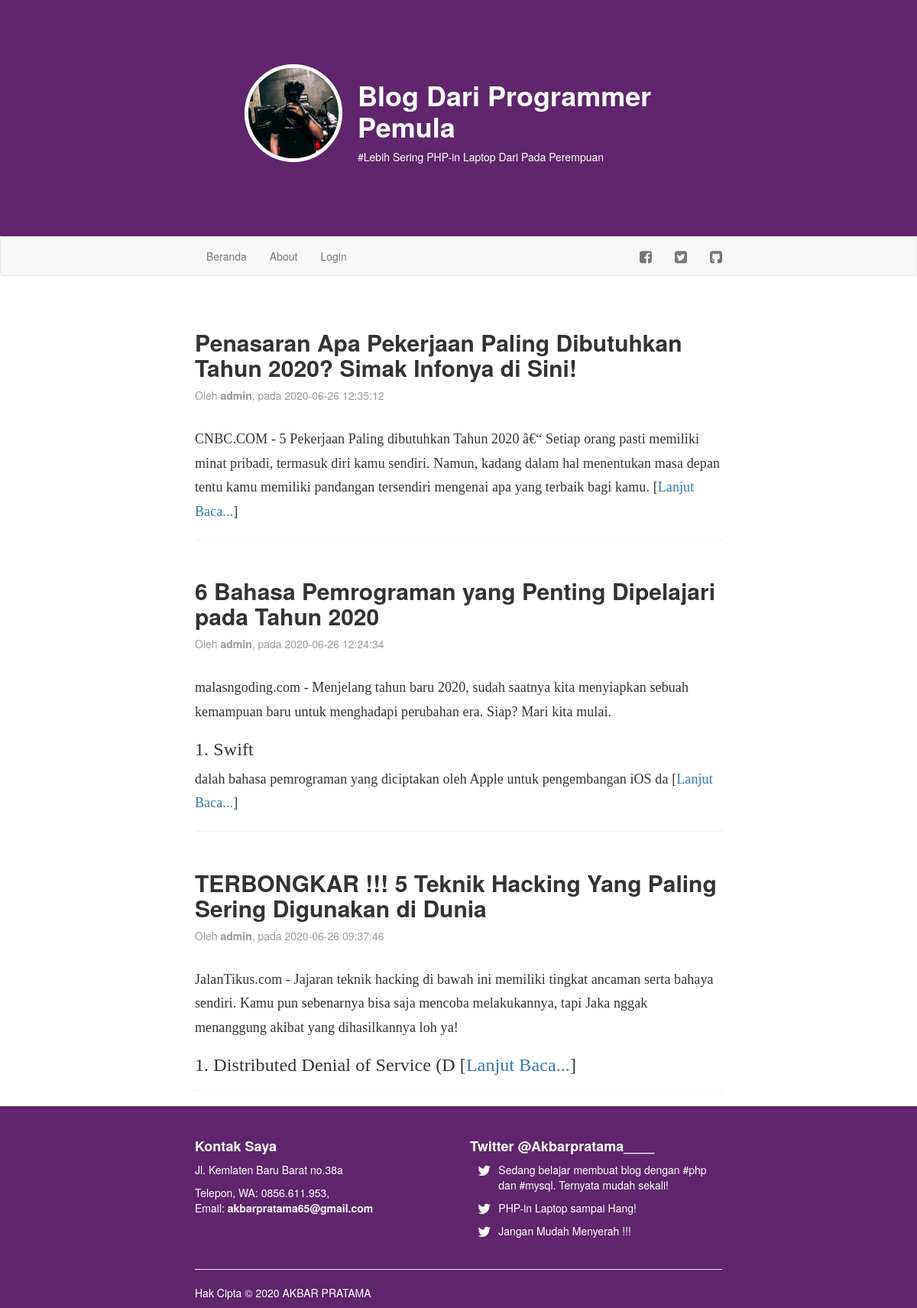
The page / on the database its author committed.
### tables this page shows
CREATE TABLE `artikel` (
  `id` int(11) NOT NULL,
  `judul` varchar(255) NOT NULL,
  `isi` text NOT NULL,
  `tanggal` timestamp NOT NULL DEFAULT CURRENT_TIMESTAMP,
  `penulis` varchar(128) NOT NULL
);

### index.php (the view, shortened to what this page needs)
<?php include("konektor.php"); ?>
<!DOCTYPE html>
<html>
    <head>
        <link rel="stylesheet" href="bootstrap/css/bootstrap.css" />
        <link rel="stylesheet" href="bootstrap/css/style.css" />
        <link rel="stylesheet" href="font-awesome/css/font-awesome.css" />
    </head>
    <body>
        <header>
            <?php include("header.php"); ?>
        </header>
        <nav class="navbar navbar-default"><?php include("menu.php"); ?></nav>
        <article>
            <div class="container wrap">
                <div class="row">
                    <div class="col-md-12">
                        <?php
                            $query = mysqli_query($koneksi, "SELECT * FROM artikel ORDER BY tanggal DESC");
                            while($artikel = mysqli_fetch_array($query)){
                                echo "<div class='artikel-kop'>";
                                echo "<h2><b>".$artikel['judul']."</b></h2>";
                                echo "<p class='artikel-tanggal'>Oleh <b>".$artikel['penulis']."</b>, pada ".$artikel['tanggal']."</p>";
                                echo "</div>";
                                echo "<div class='artikel-isi'>";
                                echo substr($artikel['isi'], 0, 255);
                                echo " [<a href='artikel.php?id=".$artikel['id']."' />Lanjut Baca...</a>]";
                                echo "</div><hr/>";
                            }
                        ?>
                    </div>
                </div>
            </div>
        </article>
        <footer>
            <?php include("footer.php"); ?>
        </footer>
    </body>
</html>

### header.php
<div class="container wrap">
    <div class="row">
        <div class="col-md-12">
            <div class="profil">
                <img src="img/f.jpg" />
                <div class="deskripsi">
                    <h1><b>Blog Dari Programmer Pemula</b></h1>
                    <p>#Lebih Sering PHP-in Laptop Dari Pada Perempuan</p>
                </div>
            </div>
        </div>
    </div>
</div>

### menu.php
<div class="container wrap">
    <div class="row">
        <div class="col-md-12">
            <ol class="nav navbar-nav">
                <li><a href="index.php">Beranda</a></li>
                <li><a href="about.php">About</a></li>
                <li><a href="admin/login.php">Login</a></li>
            </ol>
            <ol class="nav navbar-nav navbar-right">
                <li><a href="https://web.facebook.com/akbar.bagundall" target="blank"><i class="fa fa-lg fa-facebook-square"></i></a></li>
                <li><a href="https://twitter.com/AkbarPratama___" target="blank"><i class="fa fa-lg fa-twitter-square"></i></a></li>
                <li><a href="https://github.com/akbarp125600/UAS_CloudComputing_1714321015" target="blank"><i class="fa fa-lg fa-github-square"></i></a></li>
            </ol>
        </div>
    </div>
</div>

### footer.php
<div class="container wrap">
    <div class="row">
        <div class="col-md-6">
            <h4><b>Kontak Saya</b></h4>
            <p>Jl. Kemlaten Baru Barat no.38a</p>
            <p>Telepon, WA: <tel>0856.611.953</tel>,<br> Email: <b>akbarpratama65@gmail.com</b></p>
            <br><br>
        </div>
        <div class="col-md-6">
            <h4><b>Twitter @Akbarpratama____</b></h4>
            <div>
                <p class="fa fa-lg fa-twitter" style="float: left; margin: 5px 10px"></p> <p>Sedang belajar membuat blog dengan #php dan #mysql. Ternyata mudah sekali!</p>
                <p class="fa fa-lg fa-twitter" style="float: left; margin: 5px 10px"></p> <p>PHP-in Laptop sampai Hang!</p>
                <p class="fa fa-lg fa-twitter" style="float: left; margin: 5px 10px"></p> <p>Jangan Mudah Menyerah !!!</p>
            </div>
        </div>
    </div>
    <div class="row">
        <div class="col-md-12">
            <hr>
            <p>Hak Cipta &copy; <?php  echo Date("Y"); ?> AKBAR PRATAMA</p>
        </div>
    </div>
</div>

### rows shown on the page
artikel: judul "Penasaran Apa Pekerjaan Paling Dibutuhkan Tahun 2020? Simak Infonya di Sini!", penulis "admin", tanggal "2020-06-26 12:35:12", isi "CNBC.COM - 5 Pekerjaan Paling dibutuhkan Tahun 2020 â€“ Setiap orang pasti memiliki minat pribadi, termasuk diri kamu sendiri. Namun, kadang dalam hal menentukan masa depan tentu kamu memiliki pandangan tersendiri mengenai apa yang terbaik bagi kamu."
artikel: judul "6 Bahasa Pemrograman yang Penting Dipelajari pada Tahun 2020", penulis "admin", tanggal "2020-06-26 12:24:34", isi "malasngoding.com - Menjelang tahun baru 2020, sudah saatnya kita menyiapkan sebuah kemampuan baru untuk menghadapi perubahan era. Siap? Mari kita mulai. 1. Swift dalah bahasa pemrograman yang diciptakan oleh Apple untuk pengembangan iOS da"
artikel: judul "TERBONGKAR !!! 5 Teknik Hacking Yang Paling Sering Digunakan di Dunia", penulis "admin", tanggal "2020-06-26 09:37:46", isi "JalanTikus.com - Jajaran teknik hacking di bawah ini memiliki tingkat ancaman serta bahaya sendiri. Kamu pun sebenarnya bisa saja mencoba melakukannya, tapi Jaka nggak menanggung akibat yang dihasilkannya loh ya! 1. Distributed Denial of Service (D"

### other values the page prints
Date("Y") "2020"
